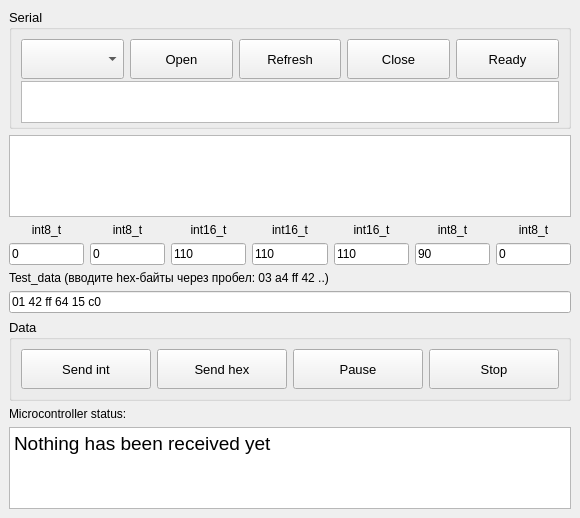
<?xml version="1.0" encoding="UTF-8"?>
<ui version="4.0">
 <class>MainWindow</class>
 <widget class="QMainWindow" name="MainWindow">
  <property name="geometry">
   <rect>
    <x>0</x>
    <y>0</y>
    <width>580</width>
    <height>518</height>
   </rect>
  </property>
  <property name="windowTitle">
   <string>MainWindow</string>
  </property>
  <widget class="QWidget" name="centralwidget">
   <layout class="QVBoxLayout" name="verticalLayout_4">
    <item>
     <layout class="QVBoxLayout" name="verticalLayout_2">
      <item>
       <layout class="QVBoxLayout" name="verticalLayout_9">
        <item>
         <widget class="QGroupBox" name="groupBox">
          <property name="maximumSize">
           <size>
            <width>16777215</width>
            <height>120</height>
           </size>
          </property>
          <property name="font">
           <font>
            <pointsize>10</pointsize>
           </font>
          </property>
          <property name="title">
           <string>Serial</string>
          </property>
          <layout class="QVBoxLayout" name="verticalLayout_7">
           <item>
            <layout class="QHBoxLayout" name="horizontalLayout_8">
             <item>
              <widget class="QComboBox" name="serial_combobox">
               <property name="minimumSize">
                <size>
                 <width>100</width>
                 <height>40</height>
                </size>
               </property>
               <property name="layoutDirection">
                <enum>Qt::LeftToRight</enum>
               </property>
              </widget>
             </item>
             <item>
              <widget class="QPushButton" name="open_serial">
               <property name="minimumSize">
                <size>
                 <width>100</width>
                 <height>40</height>
                </size>
               </property>
               <property name="font">
                <font>
                 <pointsize>10</pointsize>
                </font>
               </property>
               <property name="text">
                <string>Open</string>
               </property>
              </widget>
             </item>
             <item>
              <widget class="QPushButton" name="refresh_serial">
               <property name="minimumSize">
                <size>
                 <width>100</width>
                 <height>40</height>
                </size>
               </property>
               <property name="font">
                <font>
                 <pointsize>10</pointsize>
                </font>
               </property>
               <property name="text">
                <string>Refresh</string>
               </property>
              </widget>
             </item>
             <item>
              <widget class="QPushButton" name="close_serial">
               <property name="enabled">
                <bool>true</bool>
               </property>
               <property name="minimumSize">
                <size>
                 <width>100</width>
                 <height>40</height>
                </size>
               </property>
               <property name="font">
                <font>
                 <pointsize>10</pointsize>
                </font>
               </property>
               <property name="text">
                <string>Close</string>
               </property>
              </widget>
             </item>
             <item>
              <widget class="QPushButton" name="ready_send_data">
               <property name="minimumSize">
                <size>
                 <width>100</width>
                 <height>40</height>
                </size>
               </property>
               <property name="text">
                <string>Ready</string>
               </property>
              </widget>
             </item>
            </layout>
           </item>
           <item>
            <widget class="QTextEdit" name="text_status_serial">
             <property name="minimumSize">
              <size>
               <width>520</width>
               <height>42</height>
              </size>
             </property>
             <property name="font">
              <font>
               <pointsize>14</pointsize>
              </font>
             </property>
            </widget>
           </item>
          </layout>
         </widget>
        </item>
        <item>
         <widget class="QTextEdit" name="text_status_data">
          <property name="minimumSize">
           <size>
            <width>520</width>
            <height>42</height>
           </size>
          </property>
          <property name="font">
           <font>
            <pointsize>14</pointsize>
           </font>
          </property>
         </widget>
        </item>
        <item>
         <layout class="QVBoxLayout" name="verticalLayout_3">
          <item>
           <layout class="QHBoxLayout" name="horizontalLayout_2">
            <item>
             <widget class="QLabel" name="label">
              <property name="text">
               <string>int8_t</string>
              </property>
              <property name="alignment">
               <set>Qt::AlignCenter</set>
              </property>
             </widget>
            </item>
            <item>
             <widget class="QLabel" name="label_2">
              <property name="text">
               <string>int8_t</string>
              </property>
              <property name="alignment">
               <set>Qt::AlignCenter</set>
              </property>
             </widget>
            </item>
            <item>
             <widget class="QLabel" name="label_3">
              <property name="text">
               <string>int16_t</string>
              </property>
              <property name="alignment">
               <set>Qt::AlignCenter</set>
              </property>
             </widget>
            </item>
            <item>
             <widget class="QLabel" name="label_4">
              <property name="text">
               <string>int16_t</string>
              </property>
              <property name="alignment">
               <set>Qt::AlignCenter</set>
              </property>
             </widget>
            </item>
            <item>
             <widget class="QLabel" name="label_5">
              <property name="text">
               <string>int16_t</string>
              </property>
              <property name="alignment">
               <set>Qt::AlignCenter</set>
              </property>
             </widget>
            </item>
            <item>
             <widget class="QLabel" name="label_6">
              <property name="text">
               <string>int8_t</string>
              </property>
              <property name="alignment">
               <set>Qt::AlignCenter</set>
              </property>
             </widget>
            </item>
            <item>
             <widget class="QLabel" name="label_7">
              <property name="text">
               <string>int8_t</string>
              </property>
              <property name="alignment">
               <set>Qt::AlignCenter</set>
              </property>
             </widget>
            </item>
           </layout>
          </item>
          <item>
           <layout class="QHBoxLayout" name="horizontalLayout">
            <item>
             <widget class="QLineEdit" name="lineEdit_0">
              <property name="text">
               <string>0</string>
              </property>
             </widget>
            </item>
            <item>
             <widget class="QLineEdit" name="lineEdit_1">
              <property name="text">
               <string>0</string>
              </property>
             </widget>
            </item>
            <item>
             <widget class="QLineEdit" name="lineEdit_2">
              <property name="text">
               <string>110</string>
              </property>
             </widget>
            </item>
            <item>
             <widget class="QLineEdit" name="lineEdit_3">
              <property name="text">
               <string>110</string>
              </property>
             </widget>
            </item>
            <item>
             <widget class="QLineEdit" name="lineEdit_4">
              <property name="text">
               <string>110</string>
              </property>
             </widget>
            </item>
            <item>
             <widget class="QLineEdit" name="lineEdit_5">
              <property name="text">
               <string>90</string>
              </property>
             </widget>
            </item>
            <item>
             <widget class="QLineEdit" name="lineEdit_6">
              <property name="text">
               <string>0</string>
              </property>
             </widget>
            </item>
           </layout>
          </item>
         </layout>
        </item>
       </layout>
      </item>
      <item>
       <widget class="QLabel" name="label_8">
        <property name="text">
         <string>Test_data (вводите hex-байты через пробел: 03 a4 ff 42 ..)</string>
        </property>
       </widget>
      </item>
      <item>
       <widget class="QLineEdit" name="lineEdit">
        <property name="text">
         <string>01 42 ff 64 15 c0</string>
        </property>
       </widget>
      </item>
      <item>
       <layout class="QVBoxLayout" name="verticalLayout">
        <item>
         <widget class="QGroupBox" name="groupBox_2">
          <property name="maximumSize">
           <size>
            <width>16777215</width>
            <height>120</height>
           </size>
          </property>
          <property name="font">
           <font>
            <pointsize>10</pointsize>
           </font>
          </property>
          <property name="title">
           <string>Data</string>
          </property>
          <layout class="QVBoxLayout" name="verticalLayout_8">
           <item>
            <layout class="QHBoxLayout" name="horizontalLayout_9">
             <item>
              <widget class="QPushButton" name="send_data">
               <property name="minimumSize">
                <size>
                 <width>80</width>
                 <height>40</height>
                </size>
               </property>
               <property name="font">
                <font>
                 <pointsize>10</pointsize>
                </font>
               </property>
               <property name="text">
                <string>Send int</string>
               </property>
              </widget>
             </item>
             <item>
              <widget class="QPushButton" name="send_test_data">
               <property name="minimumSize">
                <size>
                 <width>80</width>
                 <height>40</height>
                </size>
               </property>
               <property name="text">
                <string>Send hex</string>
               </property>
              </widget>
             </item>
             <item>
              <widget class="QPushButton" name="pause_data">
               <property name="minimumSize">
                <size>
                 <width>80</width>
                 <height>40</height>
                </size>
               </property>
               <property name="font">
                <font>
                 <pointsize>10</pointsize>
                </font>
               </property>
               <property name="text">
                <string>Pause</string>
               </property>
              </widget>
             </item>
             <item>
              <widget class="QPushButton" name="stop_data">
               <property name="minimumSize">
                <size>
                 <width>80</width>
                 <height>40</height>
                </size>
               </property>
               <property name="font">
                <font>
                 <pointsize>10</pointsize>
                </font>
               </property>
               <property name="text">
                <string>Stop</string>
               </property>
              </widget>
             </item>
            </layout>
           </item>
          </layout>
         </widget>
        </item>
       </layout>
      </item>
      <item>
       <widget class="QLabel" name="label_9">
        <property name="text">
         <string>Microcontroller status:</string>
        </property>
       </widget>
      </item>
      <item>
       <widget class="QTextEdit" name="textEdit_status">
        <property name="font">
         <font>
          <pointsize>14</pointsize>
         </font>
        </property>
        <property name="html">
         <string>&lt;!DOCTYPE HTML PUBLIC &quot;-//W3C//DTD HTML 4.0//EN&quot; &quot;http://www.w3.org/TR/REC-html40/strict.dtd&quot;&gt;
&lt;html&gt;&lt;head&gt;&lt;meta name=&quot;qrichtext&quot; content=&quot;1&quot; /&gt;&lt;style type=&quot;text/css&quot;&gt;
p, li { white-space: pre-wrap; }
&lt;/style&gt;&lt;/head&gt;&lt;body style=&quot; font-family:'MS Shell Dlg 2'; font-size:14pt; font-weight:400; font-style:normal;&quot;&gt;
&lt;p style=&quot; margin-top:0px; margin-bottom:0px; margin-left:0px; margin-right:0px; -qt-block-indent:0; text-indent:0px;&quot;&gt;&lt;span style=&quot; font-family:'Ubuntu';&quot;&gt;Nothing has been received yet&lt;/span&gt;&lt;/p&gt;&lt;/body&gt;&lt;/html&gt;</string>
        </property>
       </widget>
      </item>
     </layout>
    </item>
   </layout>
  </widget>
  <action name="actionDirectory">
   <property name="text">
    <string>WILL BE SOON</string>
   </property>
   <property name="font">
    <font>
     <italic>true</italic>
    </font>
   </property>
  </action>
 </widget>
 <resources/>
 <connections/>
</ui>
